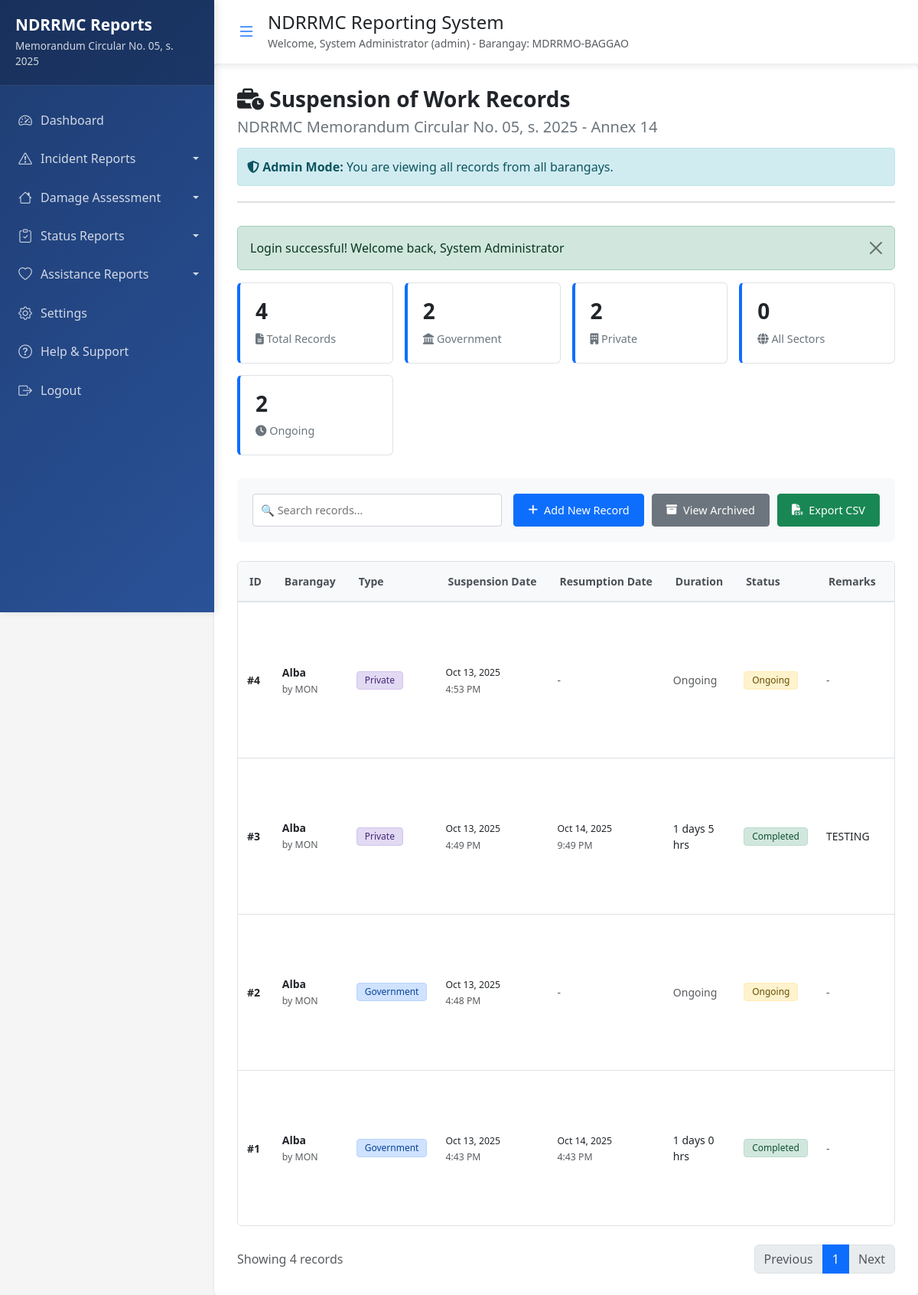
The app's page /public/annex14_records.php (signed in) with its own data.
### tables this page shows
CREATE TABLE `annex14_suspension_work` (
  `id` int(11) NOT NULL,
  `region` varchar(100) NOT NULL DEFAULT 'REGION II',
  `province` varchar(100) NOT NULL DEFAULT 'CAGAYAN',
  `city` varchar(100) NOT NULL DEFAULT 'BAGGAO',
  `barangay` varchar(100) NOT NULL,
  `type` enum('Government','Private','All') NOT NULL,
  `suspension_date` datetime NOT NULL,
  `resumption_date` datetime DEFAULT NULL,
  `remarks` text DEFAULT NULL,
  `created_by` int(11) NOT NULL,
  `created_at` timestamp NOT NULL DEFAULT current_timestamp(),
  `updated_at` timestamp NOT NULL DEFAULT current_timestamp() ON UPDATE current_timestamp(),
  `is_archived` tinyint(1) DEFAULT 0
);

CREATE TABLE `users` (
  `id` int(11) NOT NULL,
  `full_name` varchar(100) NOT NULL,
  `barangay` varchar(100) NOT NULL,
  `contact_number` varchar(15) NOT NULL,
  `username` varchar(50) NOT NULL,
  `password` varchar(255) NOT NULL,
  `user_role` enum('user','admin') DEFAULT 'user',
  `is_active` tinyint(1) DEFAULT 1,
  `created_by` int(11) DEFAULT NULL,
  `created_at` timestamp NOT NULL DEFAULT current_timestamp(),
  `updated_at` timestamp NOT NULL DEFAULT current_timestamp() ON UPDATE current_timestamp()
);

### public/annex14_records.php (the view, shortened to what this page needs)
<?php
require_once '../includes/config.php';
require_once '../includes/functions.php';
require_once '../includes/auth.php';
$is_admin = ($_SESSION['user_role'] === 'admin');
if ($is_admin) {
    $stmt = db_query("
        SELECT a.*, u.full_name, u.barangay as user_barangay
        FROM annex14_suspension_work a
        LEFT JOIN users u ON a.created_by = u.id
        WHERE (a.is_archived = 0 OR a.is_archived IS NULL)
        ORDER BY a.created_at DESC
    ");
} else {
    $stmt = db_query("
        SELECT * FROM annex14_suspension_work
        WHERE created_by = ? AND (is_archived = 0 OR is_archived IS NULL)
        ORDER BY created_at DESC
    ", [$_SESSION['user_id']]);
}
$records = $stmt->fetchAll();
$total_records = count($records);
$government_count = 0;
$private_count = 0;
$all_count = 0;
$ongoing_count = 0;
foreach ($records as $record) {
    switch ($record['type']) {
        case 'Government':
            $government_count++;
            break;
        case 'Private':
            $private_count++;
            break;
    }
    if (empty($record['resumption_date'])) {
        $ongoing_count++;
    }
}
?>
<link rel="stylesheet" href="https://cdn.jsdelivr.net/npm/bootstrap-icons@1.10.0/font/bootstrap-icons.css">
<link href="https://cdnjs.cloudflare.com/ajax/libs/font-awesome/6.4.0/css/all.min.css" rel="stylesheet">
<div class="records-container">
    <div class="header-section">
        <h1><i class="fas fa-business-time"></i> Suspension of Work Records</h1>
        <h2>NDRRMC Memorandum Circular No. 05, s. 2025 - Annex 14</h2>
        <?php if ($is_admin): ?>
            <div class="admin-alert">
                <strong><i class="fas fa-shield-alt"></i> Admin Mode:</strong> You are viewing all records from all barangays.
            </div>
        <?php endif; ?>
    </div>
    <div class="stats-cards" id="statsCards">
        <div class="stat-card">
            <h3><?php echo $total_records; ?></h3>
            <p><i class="fas fa-file-alt"></i> Total Records</p>
        </div>
        <div class="stat-card">
            <h3><?php echo $government_count; ?></h3>
            <p><i class="fas fa-landmark"></i> Government</p>
        </div>
        <div class="stat-card">
            <h3><?php echo $private_count; ?></h3>
            <p><i class="fas fa-building"></i> Private</p>
        </div>
        <div class="stat-card">
            <h3><?php echo $all_count; ?></h3>
            <p><i class="fas fa-globe"></i> All Sectors</p>
        </div>
        <div class="stat-card">
            <h3><?php echo $ongoing_count; ?></h3>
            <p><i class="fas fa-clock"></i> Ongoing</p>
        </div>
    </div>
    <div class="action-section">
        <div class="search-box">
            <input type="text" id="searchInput" placeholder="🔍 Search records..." onkeyup="searchRecords()">
        </div>
        <div class="action-buttons">
            <a href="annex14.php" class="btn-custom btn-primary-custom">
                <i class="fas fa-plus"></i> Add New Record
            </a>
            <a href="annex14_archived.php" class="btn-custom btn-secondary-custom">
                <i class="fas fa-archive"></i> View Archived
            </a>
            <button onclick="exportToCSV()" class="btn-custom btn-success-custom">
                <i class="fas fa-file-csv"></i> Export CSV
            </button>
        </div>
    </div>
    <div class="table-container" id="tableContainer">
        <table class="custom-table" id="recordsTable">
            <thead>
                <tr>
                    <th>ID</th>
                    <th>Barangay</th>
                    <th>Type</th>
                    <th>Suspension Date</th>
                    <th>Resumption Date</th>
                    <th>Duration</th>
                    <th>Status</th>
                    <th>Remarks</th>
                    <th>Date Created</th>
                </tr>
            </thead>
            <tbody class="table-content" id="tableContent">
                <?php if (empty($records)): ?>
                    <tr>
                        <td colspan="<?php echo $is_admin ? '11' : '10'; ?>" style="text-align: center; padding: 30px;">
                            <i class="fas fa-business-time" style="font-size: 3rem; color: #ccc;"></i>
                            <p style="color: #6c757d; margin-top: 15px;">No suspension of work records found.</p>
                            <a href="annex14.php" class="btn-custom btn-primary-custom" style="margin-top: 15px;">
                                <i class="fas fa-plus"></i> Create First Record
                            </a>
                        </td>
                    </tr>
                <?php else: ?>
                    <?php foreach ($records as $record): ?>
                        <tr>
                            <td><strong>#<?php echo $record['id']; ?></strong></td>
                            <td>
                                <strong><?php echo htmlspecialchars($record['barangay'] ?? $record['user_barangay'] ?? 'N/A'); ?></strong>
                                <?php if ($is_admin && isset($record['full_name'])): ?>
                                    <br><small class="text-muted">by <?php echo htmlspecialchars($record['full_name']); ?></small>
                                <?php endif; ?>
                            </td>
                            <td>
                                <?php
                                $badge_class = match($record['type']) {
                                    'Government' => 'badge-government',
                                    'Private' => 'badge-private',
                                    'All' => 'badge-all',
                                    default => 'badge-secondary'
                                };
                                ?>
                                <span class="badge <?php echo $badge_class; ?>">
                                    <?php echo htmlspecialchars($record['type']); ?>
                                </span>
                            </td>
                            <td>
                                <small><?php echo date('M j, Y', strtotime($record['suspension_date'])); ?></small>
                                <br><small class="text-muted"><?php echo date('g:i A', strtotime($record['suspension_date'])); ?></small>
                            </td>
                            <td>
                                <?php if (!empty($record['resumption_date'])): ?>
                                    <small><?php echo date('M j, Y', strtotime($record['resumption_date'])); ?></small>
                                    <br><small class="text-muted"><?php echo date('g:i A', strtotime($record['resumption_date'])); ?></small>
                                <?php else: ?>
                                    <span class="text-muted">-</span>
                                <?php endif; ?>
                            </td>
                            <td>
                                <?php if (!empty($record['resumption_date'])): ?>
                                    <?php
                                    $suspension = new DateTime($record['suspension_date']);
                                    $resumption = new DateTime($record['resumption_date']);
                                    $interval = $suspension->diff($resumption);
                                    echo $interval->format('%a days %h hrs');
                                    ?>
                                <?php else: ?>
                                    <span class="text-muted">Ongoing</span>
                                <?php endif; ?>
                            </td>
                            <td>
                                <?php if (!empty($record['resumption_date'])): ?>
                                    <span class="badge badge-completed">Completed</span>
                                <?php else: ?>
                                    <span class="badge badge-ongoing">Ongoing</span>
                                <?php endif; ?>
                            </td>
                            <td>
                                <?php if (!empty($record['remarks'])): ?>
                                    <div style="max-width: 200px;">
                                        <?php echo htmlspecialchars($record['remarks']); ?>
                                    </div>
                                <?php else: ?>
                                    <span class="text-muted">-</span>
                                <?php endif; ?>
                            </td>
                            <td>
                                <br><small class="text-muted"><?php echo date('g:i A', strtotime($record['created_at'])); ?></small>
                            </td>
                        </tr>
                    <?php endforeach; ?>
                <?php endif; ?>
            </tbody>
        </table>
    </div>
    <div class="d-flex justify-content-between align-items-center mt-4">
        <div class="text-muted">
            Showing <?php echo count($records); ?> records
        </div>
        <nav>
            <ul class="pagination mb-0">
                <li class="page-item disabled"><a class="page-link" href="#">Previous</a></li>
                <li class="page-item active"><a class="page-link" href="#">1</a></li>
                <li class="page-item disabled"><a class="page-link" href="#">Next</a></li>
            </ul>
        </nav>
    </div>
</div>
<?php
require_once '../includes/sidenav.php';
?>

### includes/sidenav.php (style rules this page uses)
* { margin: 0; padding: 0; box-sizing: border-box; }
body { margin: 0; padding: 0; overflow-x: hidden; font-family: 'Segoe UI', Tahoma, Geneva, Verdana, sans-serif; background-color: #f5f7fb; }
:root { --primary-color: #0d6efd; --secondary-color: #6c757d; --success-color: #198754; --danger-color: #dc3545; --warning-color: #ffc107; --info-color: #0dcaf0; --light-color: #f8f9fa; --dark-color: #212529; --sidebar-width: 280px; --sidebar-collapsed-width: 70px; }

### public/annex14_records.php (style rules this page uses)
body { background-color: #f5f5f5; padding: clamp(15px, 3vw, 20px); font-family: 'Segoe UI', Tahoma, Geneva, Verdana, sans-serif; }
.records-container { background-color: white; border-radius: 8px; box-shadow: 0 1px 3px rgba(0,0,0,0.12); padding: clamp(20px, 4vw, 30px); margin: 0 auto; width: 100%; max-width: 98vw; }
.header-section { margin-bottom: clamp(25px, 5vw, 30px); padding-bottom: clamp(15px, 3vw, 20px); border-bottom: 2px solid #e0e0e0; }
.header-section h1 { font-size: clamp(1.5rem, 4vw, 1.75rem); font-weight: 600; color: #212529; margin-bottom: clamp(5px, 1.5vw, 8px); }
.header-section h2 { font-size: clamp(1.1rem, 3vw, 1.25rem); color: #6c757d; margin: 0; font-weight: 500; }
.stats-cards { display: grid; grid-template-columns: repeat(auto-fit, minmax(180px, 1fr)); gap: clamp(12px, 2.5vw, 15px); margin-bottom: clamp(25px, 5vw, 30px); }
.stat-card { background-color: #ffffff; border: 1px solid #dee2e6; padding: clamp(15px, 3.5vw, 20px); border-radius: 6px; border-left: 4px solid #0d6efd; transition: box-shadow 0.2s; }
.stat-card h3 { font-size: clamp(1.5rem, 4vw, 1.75rem); margin-bottom: clamp(5px, 1.5vw, 8px); font-weight: 600; color: #212529; }
.stat-card p { margin: 0; color: #6c757d; font-size: clamp(0.85rem, 2.3vw, 0.9rem); }
.action-section { display: flex; flex-wrap: wrap; justify-content: space-between; align-items: center; gap: clamp(10px, 2.5vw, 15px); margin-bottom: clamp(20px, 4vw, 25px); padding: clamp(15px, 3vw, 20px); background-color: #f8f9fa; border-radius: 6px; }
.search-box { flex: 1; min-width: 250px; }
.search-box input { width: 100%; padding: clamp(8px, 2vw, 10px); border: 1px solid #ced4da; border-radius: 4px; font-size: clamp(0.85rem, 2.3vw, 0.9rem); }
.action-buttons { display: flex; gap: clamp(8px, 2vw, 10px); flex-wrap: wrap; }
.btn-custom { padding: clamp(8px, 2vw, 10px) clamp(15px, 3.5vw, 18px); font-size: clamp(0.85rem, 2.3vw, 0.9rem); border-radius: 4px; text-decoration: none; transition: all 0.2s; border: none; cursor: pointer; display: inline-flex; align-items: center; gap: clamp(5px, 1.5vw, 8px); white-space: nowrap; font-weight: 500; }
.btn-primary-custom { background-color: #0d6efd; color: white; border: 1px solid #0d6efd; }
.btn-secondary-custom { background-color: #6c757d; color: white; border: 1px solid #6c757d; }
.btn-success-custom { background-color: #198754; color: white; border: 1px solid #198754; }
.table-container { overflow-x: auto; border-radius: 6px; border: 1px solid #dee2e6; background-color: white; }
.custom-table { width: 100%; border-collapse: collapse; background-color: white; font-size: clamp(0.8rem, 2.2vw, 0.875rem); }
.custom-table thead { background-color: #f8f9fa; border-bottom: 2px solid #dee2e6; }
.custom-table th { padding: clamp(12px, 2.5vw, 15px); text-align: left; font-weight: 600; white-space: nowrap; color: #495057; border-bottom: 2px solid #dee2e6; }
.custom-table tbody tr:last-child td { border-bottom: none; }
.badge { padding: clamp(4px, 1.2vw, 5px) clamp(8px, 2vw, 10px); border-radius: 4px; font-size: clamp(0.7rem, 2vw, 0.75rem); font-weight: 500; white-space: nowrap; }
.badge-government { background-color: #cfe2ff; color: #084298; border: 1px solid #b6d4fe; }
.badge-private { background-color: #e2d9f3; color: #422874; border: 1px solid #d4c4ed; }
.badge-ongoing { background-color: #fff3cd; color: #664d03; border: 1px solid #ffecb5; }
.badge-completed { background-color: #d1e7dd; color: #0f5132; border: 1px solid #badbcc; }
.admin-alert { background-color: #d1ecf1; border: 1px solid #bee5eb; color: #0c5460; padding: 12px; border-radius: 4px; margin-top: 15px; }

### records on screen
annex14_suspension_work: id "4", barangay "Alba", created_by.full_name "MON", type "Private", suspension_date "Oct 13, 2025", suspension_date "4:53 PM", shows "Ongoing"
annex14_suspension_work: id "3", barangay "Alba", created_by.full_name "MON", type "Private", suspension_date "Oct 13, 2025", suspension_date "4:49 PM", resumption_date "Oct 14, 2025", resumption_date "9:49 PM", $interval->format('%a days %h hrs') "1 days 5 hrs", shows "Completed", remarks "TESTING"
annex14_suspension_work: id "2", barangay "Alba", created_by.full_name "MON", type "Government", suspension_date "Oct 13, 2025", suspension_date "4:48 PM", shows "Ongoing"
annex14_suspension_work: id "1", barangay "Alba", created_by.full_name "MON", type "Government", suspension_date "Oct 13, 2025", suspension_date "4:43 PM", resumption_date "Oct 14, 2025", resumption_date "4:43 PM", $interval->format('%a days %h hrs') "1 days 0 hrs", shows "Completed"

### other values on screen
$_SESSION['full_name'] "System Administrator"
$_SESSION['user_role'] "admin"
$_SESSION['barangay'] "MDRRMO-BAGGAO"
$message "Login successful! Welcome back, System Administrator"
$total_records "4"
$government_count "2"
$private_count "2"
$all_count "0"
$ongoing_count "2"
count($records) "4"
